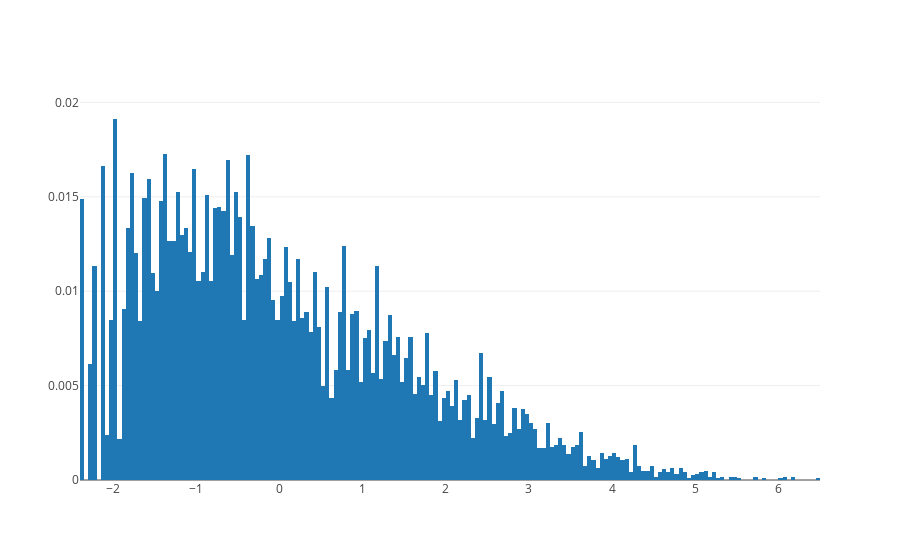

Notebook cell for this chart:
### Code cell
import plotly
import plotly.graph_objs as go

x = resampled_df["neuron59"]
data = [go.Histogram(x=x, histnorm='probability')]
plotly.offline.iplot(data)

### Figure 1 — Plotly figure (JSON) as saved in the notebook; plotly's stock layout.template omitted (floating-point values rounded to 4 significant figures; data arrays with more than 128 entries replaced by an {"elided": "..."} marker saying what was removed)
{"data": [{"autobinx": true, "histnorm": "probability", "type": "histogram", "uid": "48e7ff", "x": {"elided": "50000 float values"}, "xbins": {"end": 6.5, "size": 0.05, "start": -2.4}}], "layout": {"autosize": true, "xaxis": {"autorange": true, "range": [-2.4, 6.5], "type": "linear"}, "yaxis": {"autorange": true, "range": [0, 0.02013]}}}
